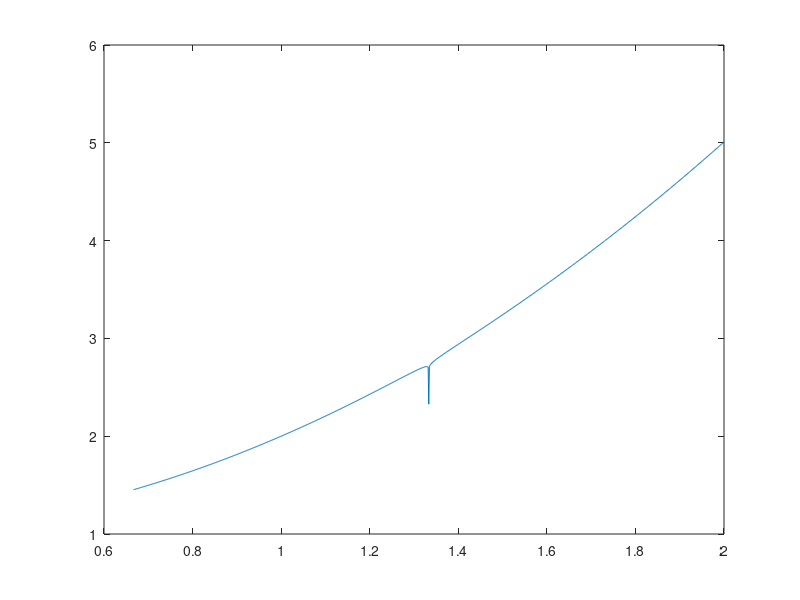

The MATLAB source for this figure:
format long;

x=linspace(2/3,2,1001);
y= [];

for i = 1:1001
    y(i) = log(abs(3*(1-x(i))+1))/80 + x(i)^2 +1;
end

plot(x,y);
disp (abs(3*(1-4/3)+1))